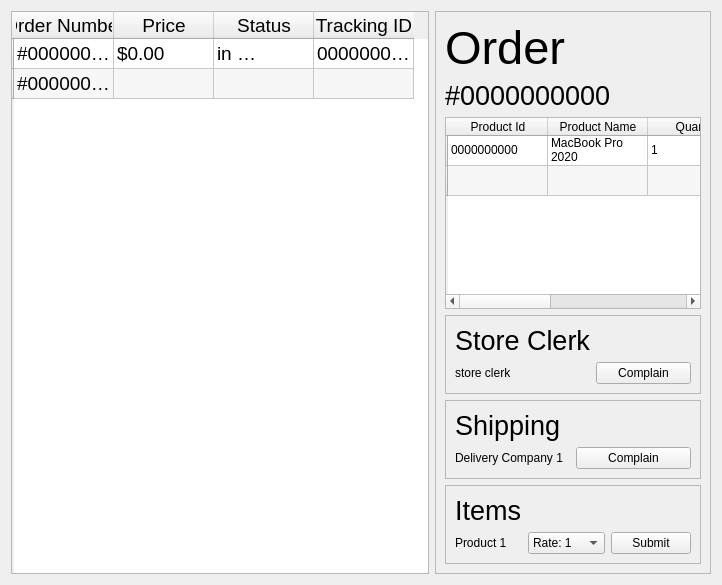
          <widget class="QWidget" name="orderspage">
           <layout class="QHBoxLayout" name="horizontalLayout_4">
            <item>
             <widget class="QTableWidget" name="ordersTableWidget">
              <property name="sizePolicy">
               <sizepolicy hsizetype="Preferred" vsizetype="Expanding">
                <horstretch>0</horstretch>
                <verstretch>0</verstretch>
               </sizepolicy>
              </property>
              <property name="styleSheet">
               <string notr="true">font-size: 14pt</string>
              </property>
              <property name="sizeAdjustPolicy">
               <enum>QAbstractScrollArea::AdjustToContents</enum>
              </property>
              <property name="editTriggers">
               <set>QAbstractItemView::NoEditTriggers</set>
              </property>
              <property name="alternatingRowColors">
               <bool>true</bool>
              </property>
              <property name="selectionBehavior">
               <enum>QAbstractItemView::SelectRows</enum>
              </property>
              <row>
               <property name="text">
                <string/>
               </property>
              </row>
              <row>
               <property name="text">
                <string/>
               </property>
              </row>
              <column>
               <property name="text">
                <string>Order Number</string>
               </property>
              </column>
              <column>
               <property name="text">
                <string>Price</string>
               </property>
              </column>
              <column>
               <property name="text">
                <string>Status</string>
               </property>
              </column>
              <column>
               <property name="text">
                <string>Tracking ID</string>
               </property>
              </column>
              <item row="0" column="0">
               <property name="text">
                <string>#0000000000</string>
               </property>
              </item>
              <item row="0" column="1">
               <property name="text">
                <string>$0.00</string>
               </property>
              </item>
              <item row="0" column="2">
               <property name="text">
                <string>in progress</string>
               </property>
              </item>
              <item row="0" column="3">
               <property name="text">
                <string>0000000000</string>
               </property>
              </item>
              <item row="1" column="0">
               <property name="text">
                <string>#0000000001</string>
               </property>
              </item>
             </widget>
            </item>
            <item>
             <widget class="QFrame" name="frame_4">
              <property name="frameShape">
               <enum>QFrame::StyledPanel</enum>
              </property>
              <property name="frameShadow">
               <enum>QFrame::Raised</enum>
              </property>
              <layout class="QVBoxLayout" name="verticalLayout_2">
               <item>
                <widget class="QLabel" name="OrderTitle">
                 <property name="sizePolicy">
                  <sizepolicy hsizetype="Preferred" vsizetype="Maximum">
                   <horstretch>0</horstretch>
                   <verstretch>0</verstretch>
                  </sizepolicy>
                 </property>
                 <property name="styleSheet">
                  <string notr="true">font-size: 35pt;</string>
                 </property>
                 <property name="text">
                  <string>Order </string>
                 </property>
                </widget>
               </item>
               <item>
                <widget class="QLabel" name="orderNumber">
                 <property name="sizePolicy">
                  <sizepolicy hsizetype="Preferred" vsizetype="Maximum">
                   <horstretch>0</horstretch>
                   <verstretch>0</verstretch>
                  </sizepolicy>
                 </property>
                 <property name="styleSheet">
                  <string notr="true">font-size: 20pt;</string>
                 </property>
                 <property name="text">
                  <string>#0000000000</string>
                 </property>
                </widget>
               </item>
               <item>
                <widget class="QTableWidget" name="OrderSpecificsTableWidget">
                 <property name="sizePolicy">
                  <sizepolicy hsizetype="Preferred" vsizetype="Expanding">
                   <horstretch>0</horstretch>
                   <verstretch>0</verstretch>
                  </sizepolicy>
                 </property>
                 <property name="editTriggers">
                  <set>QAbstractItemView::NoEditTriggers</set>
                 </property>
                 <property name="alternatingRowColors">
                  <bool>true</bool>
                 </property>
                 <property name="selectionBehavior">
                  <enum>QAbstractItemView::SelectRows</enum>
                 </property>
                 <row>
                  <property name="text">
                   <string/>
                  </property>
                 </row>
                 <row>
                  <property name="text">
                   <string/>
                  </property>
                 </row>
                 <column>
                  <property name="text">
                   <string>Product Id</string>
                  </property>
                 </column>
                 <column>
                  <property name="text">
                   <string>Product Name</string>
                  </property>
                 </column>
                 <column>
                  <property name="text">
                   <string>Quantity</string>
                  </property>
                 </column>
                 <column>
                  <property name="text">
                   <string>Clerk</string>
                  </property>
                 </column>
                 <column>
                  <property name="text">
                   <string>Delivery Company</string>
                  </property>
                 </column>
                 <item row="0" column="0">
                  <property name="text">
                   <string>0000000000</string>
                  </property>
                 </item>
                 <item row="0" column="1">
                  <property name="text">
                   <string>MacBook Pro 2020</string>
                  </property>
                 </item>
                 <item row="0" column="2">
                  <property name="text">
                   <string>1</string>
                  </property>
                 </item>
                 <item row="0" column="3">
                  <property name="text">
                   <string>clerk 1</string>
                  </property>
                 </item>
                 <item row="0" column="4">
                  <property name="text">
                   <string>delivery company 1</string>
                  </property>
                 </item>
                </widget>
               </item>
               <item>
                <widget class="QFrame" name="frame_5">
                 <property name="frameShape">
                  <enum>QFrame::StyledPanel</enum>
                 </property>
                 <property name="frameShadow">
                  <enum>QFrame::Raised</enum>
                 </property>
                 <layout class="QGridLayout" name="gridLayout_7">
                  <item row="0" column="0">
                   <widget class="QLabel" name="profilePageStoreClerkTitle">
                    <property name="sizePolicy">
                     <sizepolicy hsizetype="Preferred" vsizetype="Maximum">
                      <horstretch>0</horstretch>
                      <verstretch>0</verstretch>
                     </sizepolicy>
                    </property>
                    <property name="styleSheet">
                     <string notr="true">font-size: 20pt;</string>
                    </property>
                    <property name="text">
                     <string>Store Clerk</string>
                    </property>
                   </widget>
                  </item>
                  <item row="2" column="0">
                   <widget class="QLabel" name="profilePageStoreClerk1">
                    <property name="text">
                     <string>store clerk</string>
                    </property>
                   </widget>
                  </item>
                  <item row="2" column="1">
                   <widget class="QPushButton" name="profilePageStoreClerk1ComplainButton">
                    <property name="text">
                     <string>Complain</string>
                    </property>
                   </widget>
                  </item>
                 </layout>
                </widget>
               </item>
               <item>
                <widget class="QFrame" name="frame_26">
                 <property name="frameShape">
                  <enum>QFrame::StyledPanel</enum>
                 </property>
                 <property name="frameShadow">
                  <enum>QFrame::Raised</enum>
                 </property>
                 <layout class="QGridLayout" name="gridLayout_8">
                  <item row="1" column="1">
                   <widget class="QPushButton" name="profilePageDeliveryCompany1ComplainButton">
                    <property name="text">
                     <string>Complain</string>
                    </property>
                   </widget>
                  </item>
                  <item row="0" column="0">
                   <widget class="QLabel" name="profilePageShippingTitle">
                    <property name="sizePolicy">
                     <sizepolicy hsizetype="Preferred" vsizetype="Maximum">
                      <horstretch>0</horstretch>
                      <verstretch>0</verstretch>
                     </sizepolicy>
                    </property>
                    <property name="styleSheet">
                     <string notr="true">font-size: 20pt;</string>
                    </property>
                    <property name="text">
                     <string>Shipping</string>
                    </property>
                   </widget>
                  </item>
                  <item row="1" column="0">
                   <widget class="QLabel" name="profilePageDeliveryCompany1">
                    <property name="sizePolicy">
                     <sizepolicy hsizetype="Preferred" vsizetype="Maximum">
                      <horstretch>0</horstretch>
                      <verstretch>0</verstretch>
                     </sizepolicy>
                    </property>
                    <property name="text">
                     <string>Delivery Company 1</string>
                    </property>
                   </widget>
                  </item>
                 </layout>
                </widget>
               </item>
               <item>
                <widget class="QFrame" name="frame_6">
                 <property name="frameShape">
                  <enum>QFrame::StyledPanel</enum>
                 </property>
                 <property name="frameShadow">
                  <enum>QFrame::Raised</enum>
                 </property>
                 <layout class="QGridLayout" name="gridLayout_9">
                  <item row="1" column="0">
                   <widget class="QLabel" name="profilePageItem1">
                    <property name="text">
                     <string>Product 1</string>
                    </property>
                   </widget>
                  </item>
                  <item row="0" column="0">
                   <widget class="QLabel" name="profilePageItemsTitle">
                    <property name="sizePolicy">
                     <sizepolicy hsizetype="Preferred" vsizetype="Maximum">
                      <horstretch>0</horstretch>
                      <verstretch>0</verstretch>
                     </sizepolicy>
                    </property>
                    <property name="styleSheet">
                     <string notr="true">font-size: 20pt;</string>
                    </property>
                    <property name="text">
                     <string>Items</string>
                    </property>
                   </widget>
                  </item>
                  <item row="1" column="1">
                   <widget class="QComboBox" name="profilePageItem1comboBox">
                    <property name="currentIndex">
                     <number>0</number>
                    </property>
                    <property name="placeholderText" stdset="0">
                     <string>Rate 1-5</string>
                    </property>
                    <item>
                     <property name="text">
                      <string>Rate: 1</string>
                     </property>
                    </item>
                    <item>
                     <property name="text">
                      <string>2</string>
                     </property>
                    </item>
                    <item>
                     <property name="text">
                      <string>3</string>
                     </property>
                    </item>
                    <item>
                     <property name="text">
                      <string>4</string>
                     </property>
                    </item>
                    <item>
                     <property name="text">
                      <string>5</string>
                     </property>
                    </item>
                   </widget>
                  </item>
                  <item row="1" column="2">
                   <widget class="QPushButton" name="profilePageItem1button">
                    <property name="text">
                     <string>Submit</string>
                    </property>
                   </widget>
                  </item>
                 </layout>
                </widget>
               </item>
              </layout>
             </widget>
            </item>
           </layout>
          </widget>
